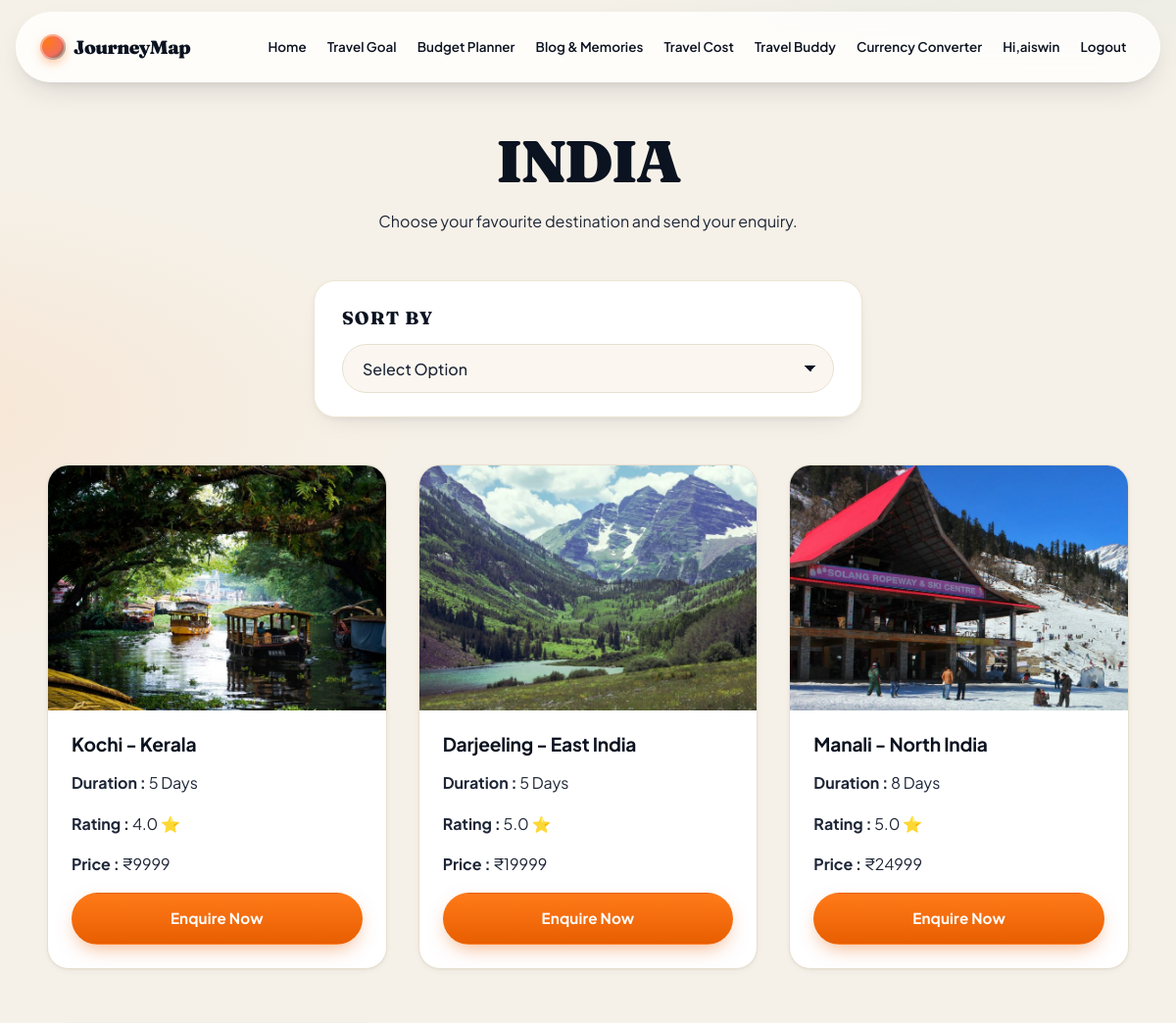
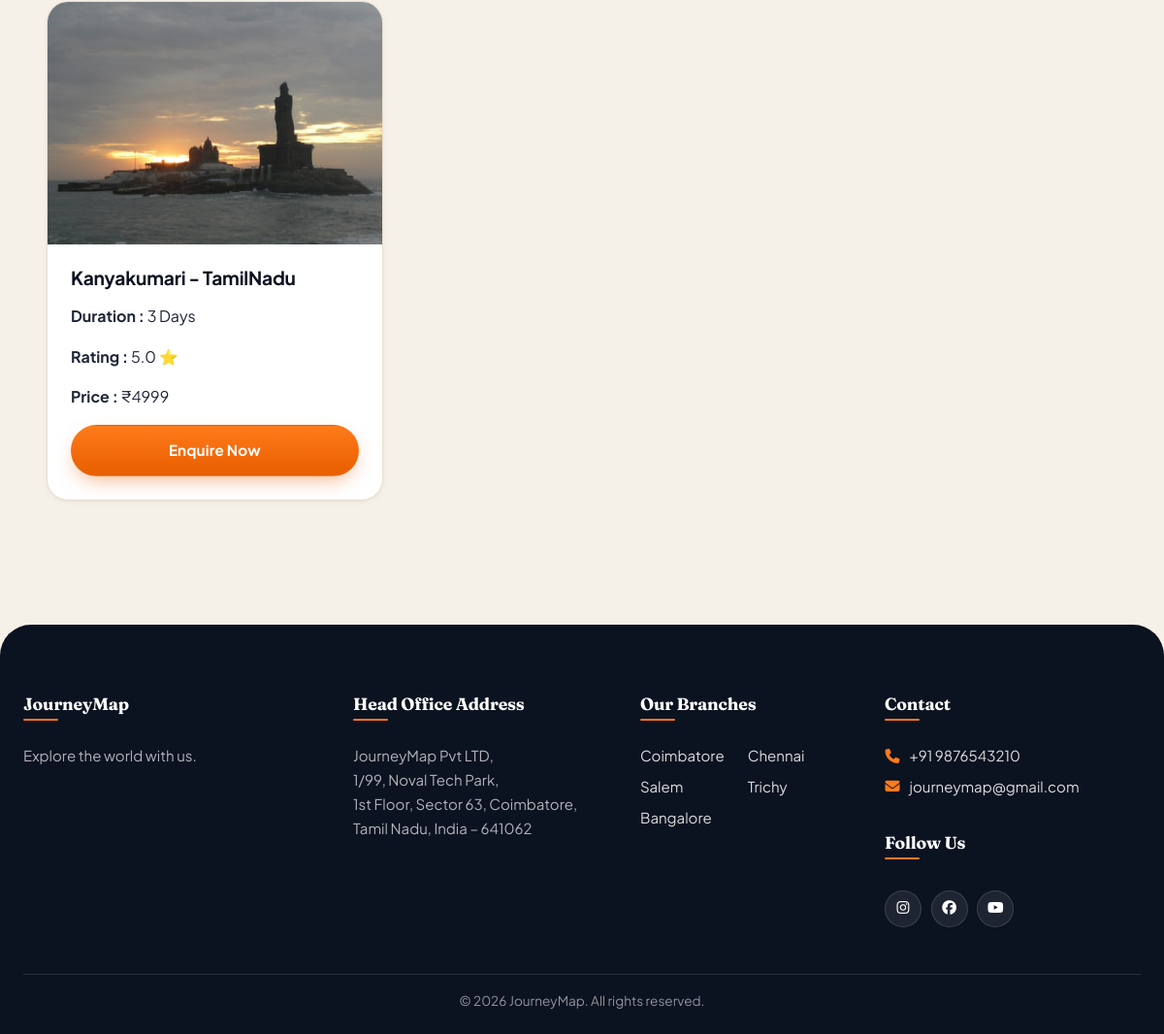
Screenshot of /destinations/India/ (signed in) with the database file from the repository (2 pictures, top to bottom).
### JourneyMap/models.py (models this page shows, shortened)
class Package(models.Model):
    CATEGORY = (
        ('India', 'India'),
        ('International', 'International'),
        ('Europe', 'Europe'),
        ('Honeymoon', 'International Honeymoon')
    )
    package_name = models.CharField(max_length=100)
    category = models.CharField(max_length=30, choices=CATEGORY)
    price = models.IntegerField()
    image = models.ImageField(upload_to='travels/')
    description = models.TextField()

class Destination(models.Model):
    package = models.ForeignKey(Package, on_delete=models.CASCADE)
    destination_name = models.CharField(max_length=100)
    image = models.ImageField(upload_to='travels/')
    description = models.TextField()
    days = models.IntegerField()
    price = models.IntegerField()
    rating = models.FloatField(default=5)
    international = models.BooleanField(default=False)

### JourneyMap/views.py (the view)
# urls.py: path('destinations/<str:category>/',views.destinations,name='destinations'),
def destinations(request, category):
    package = Package.objects.get(category=category)
    destinations = Destination.objects.filter(package=package)
    sort = request.GET.get("sort")
    if sort == "price_low":
        destinations = destinations.order_by("price")
    elif sort == "price_high":
        destinations = destinations.order_by("-price")
    elif sort == "rating":
        destinations = destinations.order_by("-rating")
    elif sort == "days_low":
        destinations = destinations.order_by("days")
    elif sort == "days_high":
        destinations = destinations.order_by("-days")
    elif sort == "name":
        destinations = destinations.order_by("destination_name")
    context = {
        "package": package,
        "destinations": destinations,
        "sort": sort,
    }
    return render(request, "destinations.html", context)

### templates/destinations.html (shortened to what this page needs)
{% extends 'base.html' %}
{% load static %}
{% block content %}
<div class="container mt-5">
    <div class="text-center mb-5">
        <h1>{{ package.package_name }}</h1>
        <p>Choose your favourite destination and send your enquiry.</p>
    </div>
    <div class="row justify-content-center mb-5">
        <div class="col-lg-6">
            <div class="card shadow border-0 p-4">
                <h3 class="text-primary fw-bold mb-4">
                    SORT BY
                </h3>
                <form method="GET">
                    <select
                        name="sort"
                        class="form-select form-select-lg"
                        onchange="this.form.submit()">
                        <option value="">Select Option</option>
                    </select>
                </form>
            </div>
        </div>
    </div>
    <div class="row">
        {% for destination in destinations %}
        <div class="col-lg-4 col-md-6 mb-4">
            <div class="card h-100 shadow">
                <img src="{{ destination.image.url }}"
                     class="card-img-top"
                     style="height:250px;object-fit:cover;">
                <div class="card-body">
                    <h4>
                        {{ destination.destination_name }}
                    </h4>
                    <p>
                        <strong>Duration :</strong>
                        {{ destination.days }} Days
                    </p>
                    <p>
                        <strong>Rating :</strong>
                        {{ destination.rating }} ⭐
                    </p>
                    <p>
                        <strong>Price :</strong>
                        ₹{{ destination.price }}
                    </p>
                    <a href="{% url 'enquiry' destination.id %}"
                       class="btn btn-success w-100">
                        Enquire Now
                    </a>
                </div>
            </div>
        </div>
        {% empty %}
        <div class="text-center">
            <h3>No Destinations Available</h3>
        </div>
        {% endfor %}
    </div>
</div>
{% endblock %}

### templates/base.html (shortened to what this page needs)
{% load static %}
<!DOCTYPE html>
<html lang="en">
<head>
    <link rel="stylesheet" href="https://cdnjs.cloudflare.com/ajax/libs/font-awesome/6.5.2/css/all.min.css">
    <link rel="stylesheet" href="{% static 'css/style.css' %}">
</head>
<body>
<nav class="navbar navbar-expand-lg navbar-dark bg-primary">
    <div class="container">
        <a class="navbar-brand fw-bold" href="{% url 'home' %}">JourneyMap</a>
        <div class="collapse navbar-collapse" id="navbar">
            <ul class="navbar-nav ms-auto">
                <li class="nav-item">
                    <a class="nav-link" href="{% url 'home' %}">Home</a>
                </li>
                <li class="nav-item">
                    <a class="nav-link" href="{% url 'travel_goal' %}">Travel Goal</a>
                </li>
                <li class="nav-item">
                    <a class="nav-link" href="{% url 'budget_planner' %}">Budget Planner</a>
                </li>
                <li class="nav-item">
                    <a class="nav-link" href="{% url 'blog' %}">Blog & Memories</a>
                </li>
                <li class="nav-item">
                    <a class="nav-link" href="{% url 'travel_cost' %}">Travel Cost</a>
                </li>
                <li class="nav-item">
                    <a class="nav-link" href="{% url 'travel_buddy' %}">Travel Buddy</a>
                </li>
                <li class="nav-item">
                    <a class="nav-link" href="{% url 'currency_converter' %}">Currency Converter</a>
                </li>
                {% if user.is_authenticated %}
                <li class="nav-item">
                    <span class="nav-link text-warning">
                        Hi,{{ user.username }}
                    </span>
                </li>
                <li class="nav-item">
                    <a class="nav-link" href="{% url 'logout' %}">Logout</a>
                </li>
                {% endif %}
            </ul>
        </div>
    </div>
</nav>
<div class="container mt-4 mb-5">
    {% block content %}
    {% endblock %}
</div>
<footer>
    <div class="footer-grid">
        <div class="footer-col footer-brand">
        <h4>JourneyMap</h4>
        <p>Explore the world with us.</p>
    </div>
    <div class="footer-col">
        <h4>Head Office Address</h4>
        <p>JourneyMap Pvt LTD,<br>1/99, Noval Tech Park,<br>1st Floor, Sector 63, Coimbatore,<br>Tamil Nadu, India – 641062</p>
    </div>
    <div class="footer-col">
        <h4>Our Branches</h4>
        <ul class="branches">
            <li>Coimbatore</li><li>Chennai</li><li>Salem</li>
            <li>Trichy</li><li>Bangalore</li>
        </ul>
    </div>
    <div class="footer-col">
        <h4>Contact</h4>
        <ul class="contact-list">
            <li><i class="fas fa-phone"></i> +91 9876543210</li>
            <li><i class="fas fa-envelope"></i> journeymap@gmail.com</li>
        </ul>
        <h4 class="mt-4">Follow Us</h4>
        <div class="social-links">
            <a href="#"><i class="fab fa-instagram"></i></a>
            <a href="#"><i class="fab fa-facebook"></i></a>
            <a href="#"><i class="fab fa-youtube"></i></a>
        </div>
    </div>
</div>
<div class="footer-bottom">© 2026 JourneyMap. All rights reserved.</div>
</footer>
</body>
</html>

### rows the page displays
Package: package_name "INDIA"
Destination: image (picture), destination_name "Kochi - Kerala", days "5", rating "4.0", price "9999"
Destination: image (picture), destination_name "Darjeeling - East India", days "5", rating "5.0", price "19999"
Destination: image (picture), destination_name "Manali - North India", days "8", rating "5.0", price "24999"
Destination: image (picture), destination_name "Kanyakumari - TamilNadu", days "3", rating "5.0", price "4999"

### other values shown
{{ user.username }} "aiswin"
